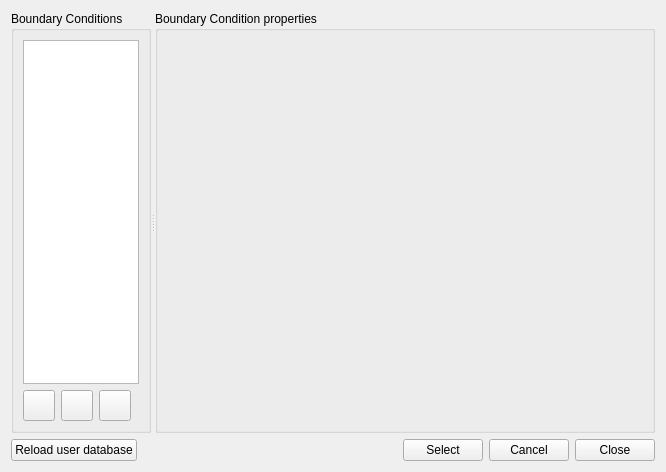
<?xml version="1.0" encoding="UTF-8"?>
<ui version="4.0">
 <class>SVDBBoundaryConditionEditDialog</class>
 <widget class="QWidget" name="SVDBBoundaryConditionEditDialog">
  <property name="geometry">
   <rect>
    <x>0</x>
    <y>0</y>
    <width>651</width>
    <height>472</height>
   </rect>
  </property>
  <property name="windowTitle">
   <string>Boundary Condition Database</string>
  </property>
  <layout class="QVBoxLayout" name="verticalLayout">
   <item>
    <widget class="QSplitter" name="splitter">
     <property name="orientation">
      <enum>Qt::Horizontal</enum>
     </property>
     <widget class="QGroupBox" name="groupBox">
      <property name="title">
       <string>Boundary Conditions</string>
      </property>
      <layout class="QGridLayout" name="gridLayout_5">
       <item row="1" column="2">
        <widget class="QToolButton" name="toolButtonRemove">
         <property name="icon">
          <iconset resource="../resources/SIM-VICUS.qrc">
           <normaloff>:/gfx/actions/24x24/minus.png</normaloff>:/gfx/actions/24x24/minus.png</iconset>
         </property>
         <property name="iconSize">
          <size>
           <width>24</width>
           <height>24</height>
          </size>
         </property>
        </widget>
       </item>
       <item row="0" column="0" colspan="4">
        <widget class="QTableView" name="tableView">
         <property name="alternatingRowColors">
          <bool>true</bool>
         </property>
         <property name="selectionMode">
          <enum>QAbstractItemView::SingleSelection</enum>
         </property>
         <property name="selectionBehavior">
          <enum>QAbstractItemView::SelectRows</enum>
         </property>
         <property name="sortingEnabled">
          <bool>true</bool>
         </property>
         <attribute name="horizontalHeaderVisible">
          <bool>false</bool>
         </attribute>
        </widget>
       </item>
       <item row="1" column="3">
        <spacer name="horizontalSpacer">
         <property name="orientation">
          <enum>Qt::Horizontal</enum>
         </property>
         <property name="sizeHint" stdset="0">
          <size>
           <width>1156</width>
           <height>20</height>
          </size>
         </property>
        </spacer>
       </item>
       <item row="1" column="1">
        <widget class="QToolButton" name="toolButtonCopy">
         <property name="icon">
          <iconset resource="../resources/SIM-VICUS.qrc">
           <normaloff>:/gfx/actions/24x24/editcopy.png</normaloff>:/gfx/actions/24x24/editcopy.png</iconset>
         </property>
         <property name="iconSize">
          <size>
           <width>24</width>
           <height>24</height>
          </size>
         </property>
        </widget>
       </item>
       <item row="1" column="0">
        <widget class="QToolButton" name="toolButtonAdd">
         <property name="icon">
          <iconset resource="../resources/SIM-VICUS.qrc">
           <normaloff>:/gfx/actions/24x24/plus.png</normaloff>:/gfx/actions/24x24/plus.png</iconset>
         </property>
         <property name="iconSize">
          <size>
           <width>24</width>
           <height>24</height>
          </size>
         </property>
        </widget>
       </item>
      </layout>
     </widget>
     <widget class="QGroupBox" name="groupBox_2">
      <property name="minimumSize">
       <size>
        <width>500</width>
        <height>0</height>
       </size>
      </property>
      <property name="title">
       <string>Boundary Condition properties</string>
      </property>
      <layout class="QGridLayout" name="gridLayout_6">
       <item row="0" column="0">
        <widget class="SVDBBoundaryConditionEditWidget" name="editWidget" native="true">
         <property name="minimumSize">
          <size>
           <width>0</width>
           <height>0</height>
          </size>
         </property>
         <property name="baseSize">
          <size>
           <width>0</width>
           <height>0</height>
          </size>
         </property>
        </widget>
       </item>
      </layout>
     </widget>
    </widget>
   </item>
   <item>
    <layout class="QHBoxLayout" name="horizontalLayout">
     <item>
      <widget class="QPushButton" name="pushButtonReloadUserDB">
       <property name="text">
        <string>Reload user database</string>
       </property>
      </widget>
     </item>
     <item>
      <spacer name="horizontalSpacer_2">
       <property name="orientation">
        <enum>Qt::Horizontal</enum>
       </property>
       <property name="sizeHint" stdset="0">
        <size>
         <width>40</width>
         <height>20</height>
        </size>
       </property>
      </spacer>
     </item>
     <item>
      <widget class="QPushButton" name="pushButtonSelect">
       <property name="text">
        <string>Select</string>
       </property>
      </widget>
     </item>
     <item>
      <widget class="QPushButton" name="pushButtonCancel">
       <property name="text">
        <string>Cancel</string>
       </property>
      </widget>
     </item>
     <item>
      <widget class="QPushButton" name="pushButtonClose">
       <property name="text">
        <string>Close</string>
       </property>
      </widget>
     </item>
    </layout>
   </item>
  </layout>
 </widget>
 <customwidgets>
  <customwidget>
   <class>SVDBBoundaryConditionEditWidget</class>
   <extends>QWidget</extends>
   <header>SVDBBoundaryConditionEditWidget.h</header>
   <container>1</container>
  </customwidget>
 </customwidgets>
 <resources>
  <include location="../resources/SIM-VICUS.qrc"/>
 </resources>
 <connections/>
</ui>
